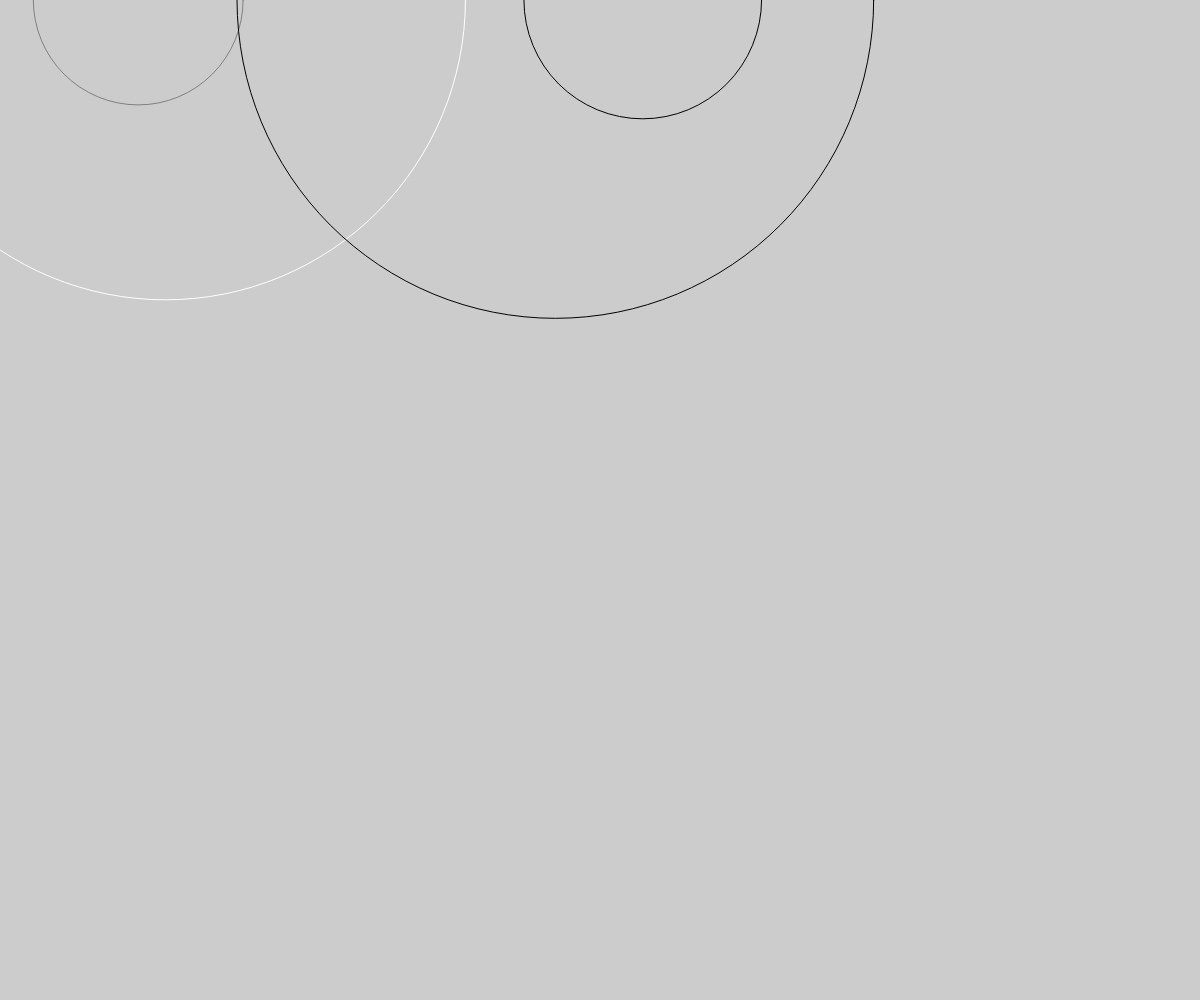
Frame 1 (no input)
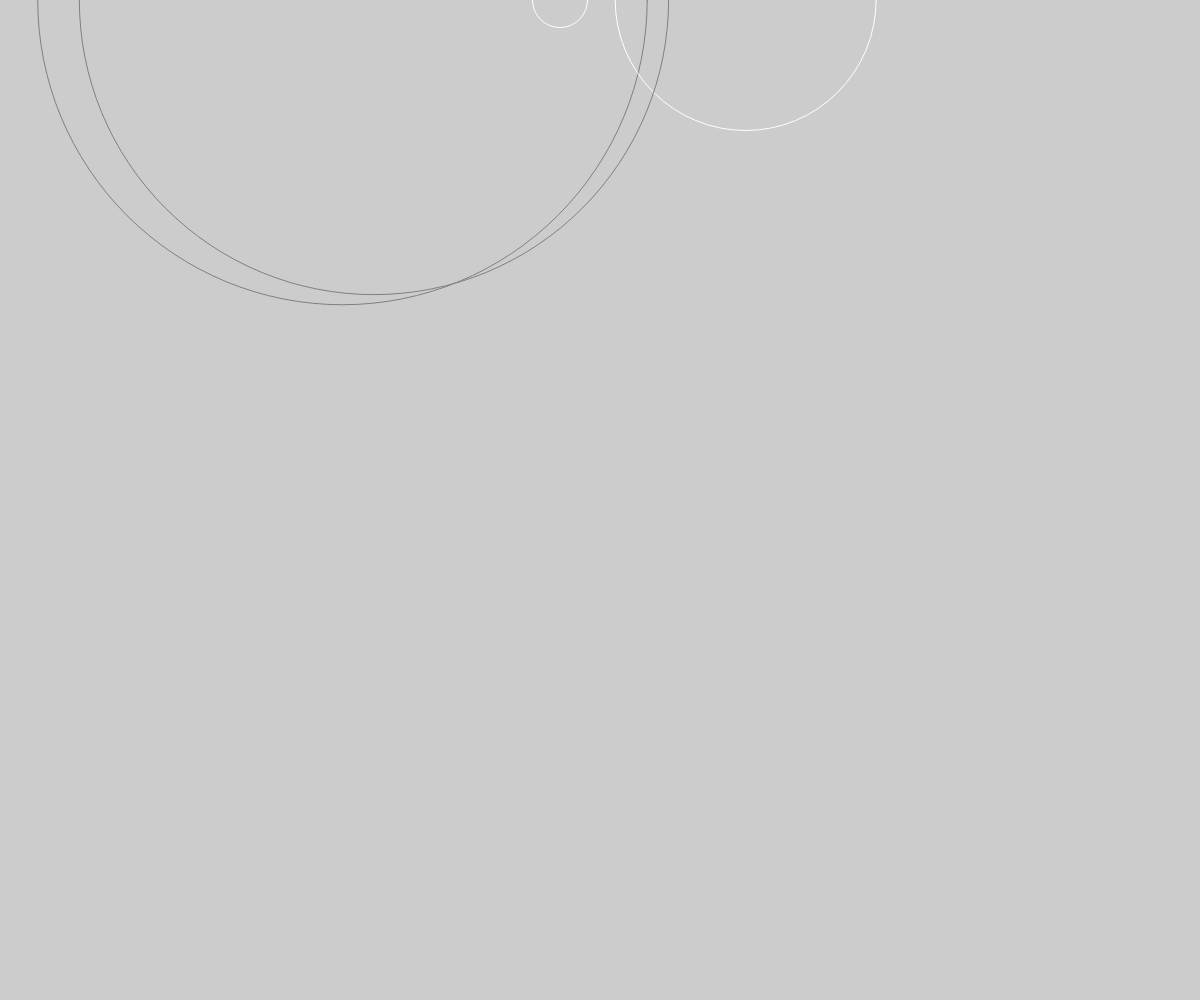
Frame 2 (the mouse pressed at the canvas centre, redrawn once)

The p5.js sketch that drew these frames (run headless with seeded random() and noise() and a simulated clock; the mouse was pressed at the canvas centre and the sketch redrawn once):

// p5.js sketch
// ── sketch.js
function setup(){
  createCanvas(windowWidth, windowHeight);
  noLoop();
}
function draw(){
  background(204);
  circlesL(800,0);
}
function circlesL(x, y){
	for(let i = 0; i <=3; i++){
    noFill();
		stroke( random (["gray", "black", "white"]));
		ellipse(random(0, x), y, random(000, displayWidth));
	}
}
